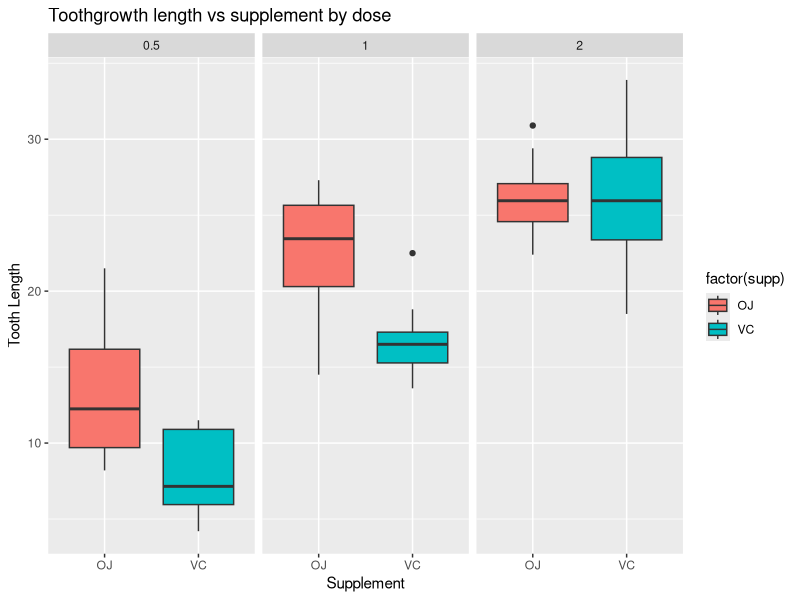

Recreate this plot in R. (Note: this script raises an error after producing the figure.)
## ---- chunk 1
knitr::opts_chunk$set(echo = TRUE)
library(ggplot2)
## ---- chunk 2
data(ToothGrowth)
## ---- chunk 3
# description of variables
str(ToothGrowth)

# summary of dataset
summary(ToothGrowth)

# look at first 6 rows
head(ToothGrowth)

# count number of rows
nrow(ToothGrowth)
dim(ToothGrowth)

# exploration of data
unique(ToothGrowth$dose)
unique(ToothGrowth$supp)

# table comparing dose to supp
table(ToothGrowth$dose, ToothGrowth$supp)
## ---- chunk 4
ggplot(ToothGrowth, aes(x = supp, y = len)) +
        geom_boxplot(aes(fill = factor(supp))) +
        facet_grid(. ~ dose) +
        xlab("Supplement") +
        ylab("Tooth Length") +
        ggtitle("Toothgrowth length vs supplement by dose")
## ---- chunk 5
length <- ToothGrowth$len
supplement <- ToothGrowth$supp
dosage <- ToothGrowth$dose
## ---- chunk 6
t.test(length[supplement == "OJ"], length[supplement == "VC"], paired = FALSE, var.equal = FALSE)
## ---- chunk 7
dose0510 <- subset(ToothGrowth, dose %in% c(0.5, 1.0))
dose0520 <- subset(ToothGrowth, dose %in% c(0.5, 2.0))
dose1020 <- subset(ToothGrowth, dose %in% c(1.0, 2.0))
## ---- chunk 8
t.test(len ~ dose, paired = FALSE, var.equal = FALSE, data = dose0510)
## ---- chunk 9
t.test(len ~ dose, paired = FALSE, var.equal = FALSE, data = dose0520)
## ---- chunk 10
t.test(len ~ dose, paired = FALSE, var.equal = FALSE, data = dose1020)
## ---- chunk 11
dose05 <- subset(ToothGrowth, dose == 0.5)
dose10 <- subset(ToothGrowth, dose == 1.0)
dose20 <- subset(ToothGrowth, dose = 2.0)
## ---- chunk 12
t.test(len ~ supp, paired = FALSE, var.equal = FALSE, data = dose05)
## ---- chunk 13
t.test(len ~ supp, paired = FALSE, var.equal = FALSE, data = dose10)
## ---- chunk 14
t.test(len ~ supp, paired = FALSE, var.equal = FALSE, data = dose20)
